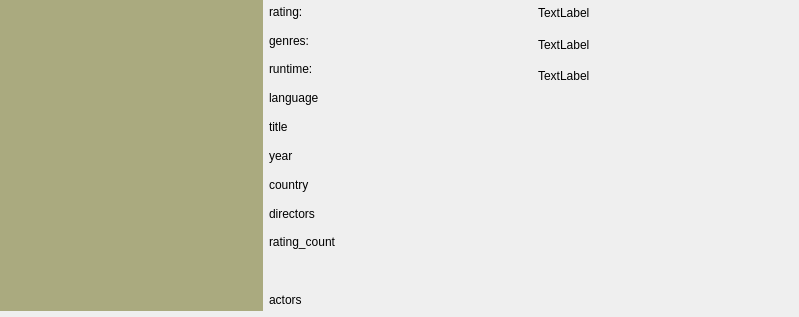
<?xml version="1.0" encoding="UTF-8"?>
<ui version="4.0">
 <class>ItemForm</class>
 <widget class="QWidget" name="ItemForm">
  <property name="geometry">
   <rect>
    <x>0</x>
    <y>0</y>
    <width>799</width>
    <height>317</height>
   </rect>
  </property>
  <property name="windowTitle">
   <string>Form</string>
  </property>
  <widget class="QWidget" name="">
   <property name="geometry">
    <rect>
     <x>0</x>
     <y>0</y>
     <width>801</width>
     <height>311</height>
    </rect>
   </property>
   <layout class="QHBoxLayout" name="horizontalLayout">
    <item>
     <widget class="QLabel" name="picLabel">
      <property name="styleSheet">
       <string notr="true">background-color: rgb(170, 170, 127);</string>
      </property>
      <property name="text">
       <string/>
      </property>
     </widget>
    </item>
    <item>
     <layout class="QVBoxLayout" name="verticalLayout">
      <item>
       <widget class="QLabel" name="label">
        <property name="text">
         <string>rating:</string>
        </property>
       </widget>
      </item>
      <item>
       <widget class="QLabel" name="label_2">
        <property name="text">
         <string>genres:</string>
        </property>
       </widget>
      </item>
      <item>
       <widget class="QLabel" name="label_3">
        <property name="text">
         <string>runtime:</string>
        </property>
       </widget>
      </item>
      <item>
       <widget class="QLabel" name="label_4">
        <property name="text">
         <string>language</string>
        </property>
       </widget>
      </item>
      <item>
       <widget class="QLabel" name="label_5">
        <property name="text">
         <string>title</string>
        </property>
       </widget>
      </item>
      <item>
       <widget class="QLabel" name="label_7">
        <property name="text">
         <string>year</string>
        </property>
       </widget>
      </item>
      <item>
       <widget class="QLabel" name="label_8">
        <property name="text">
         <string>country</string>
        </property>
       </widget>
      </item>
      <item>
       <widget class="QLabel" name="label_9">
        <property name="text">
         <string>directors</string>
        </property>
       </widget>
      </item>
      <item>
       <widget class="QLabel" name="label_6">
        <property name="text">
         <string>rating_count</string>
        </property>
       </widget>
      </item>
      <item>
       <widget class="QLabel" name="actorsLabel">
        <property name="text">
         <string/>
        </property>
       </widget>
      </item>
      <item>
       <widget class="QLabel" name="label_10">
        <property name="text">
         <string>actors</string>
        </property>
       </widget>
      </item>
     </layout>
    </item>
    <item>
     <layout class="QVBoxLayout" name="verticalLayout_2">
      <item>
       <widget class="QLabel" name="ratingLabel">
        <property name="text">
         <string>TextLabel</string>
        </property>
       </widget>
      </item>
      <item>
       <widget class="QLabel" name="genresLabel">
        <property name="text">
         <string>TextLabel</string>
        </property>
       </widget>
      </item>
      <item>
       <widget class="QLabel" name="runtimeLabel">
        <property name="text">
         <string>TextLabel</string>
        </property>
       </widget>
      </item>
      <item>
       <widget class="QLabel" name="languageLabel">
        <property name="text">
         <string/>
        </property>
       </widget>
      </item>
      <item>
       <widget class="QLabel" name="titleLabel">
        <property name="text">
         <string/>
        </property>
       </widget>
      </item>
      <item>
       <widget class="QLabel" name="yearLabel">
        <property name="text">
         <string/>
        </property>
       </widget>
      </item>
      <item>
       <widget class="QLabel" name="countryLabel">
        <property name="text">
         <string/>
        </property>
       </widget>
      </item>
      <item>
       <widget class="QLabel" name="directorsLabel">
        <property name="text">
         <string/>
        </property>
       </widget>
      </item>
      <item>
       <widget class="QLabel" name="directorsLabel_2">
        <property name="text">
         <string/>
        </property>
       </widget>
      </item>
      <item>
       <widget class="QLabel" name="rating_countLabel">
        <property name="text">
         <string/>
        </property>
       </widget>
      </item>
     </layout>
    </item>
   </layout>
  </widget>
 </widget>
 <resources/>
 <connections/>
</ui>
